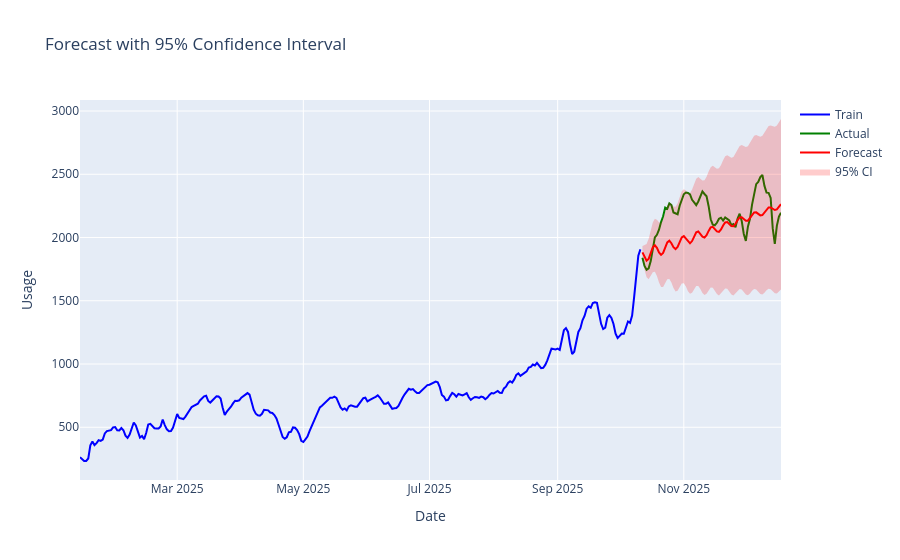

Notebook source saved alongside this figure:
### Code cell
# Forecast with confidence intervals using pmdarima directly
print(f"Best order from auto_arima: {auto_model.order}")

# Get forecast with confidence intervals from pmdarima
forecast_vals, conf_int = auto_model.predict(
    n_periods=len(test), return_conf_int=True, alpha=0.05
)

# Plot with confidence intervals
fig = go.Figure()

# Training data
_ = fig.add_trace(
    go.Scatter(
        x=train.index,
        y=train["Usage"],
        mode="lines",
        name="Train",
        line=dict(color="blue"),
    )
)

# Actual test data
_ = fig.add_trace(
    go.Scatter(
        x=test.index,
        y=test["Usage"],
        mode="lines",
        name="Actual",
        line=dict(color="green"),
    )
)

# Forecast
_ = fig.add_trace(
    go.Scatter(
        x=test.index,
        y=forecast_vals,
        mode="lines",
        name="Forecast",
        line=dict(color="red"),
    )
)

# Confidence interval (shaded area)
_ = fig.add_trace(
    go.Scatter(
        x=list(test.index) + list(test.index[::-1]),
        y=list(conf_int[:, 1]) + list(conf_int[:, 0][::-1]),
        fill="toself",
        fillcolor="rgba(255,0,0,0.2)",
        line=dict(color="rgba(255,255,255,0)"),
        name="95% CI",
    )
)

fig.update_layout(
    title="Forecast with 95% Confidence Interval",
    xaxis_title="Date",
    yaxis_title="Usage",
)
fig.show()
